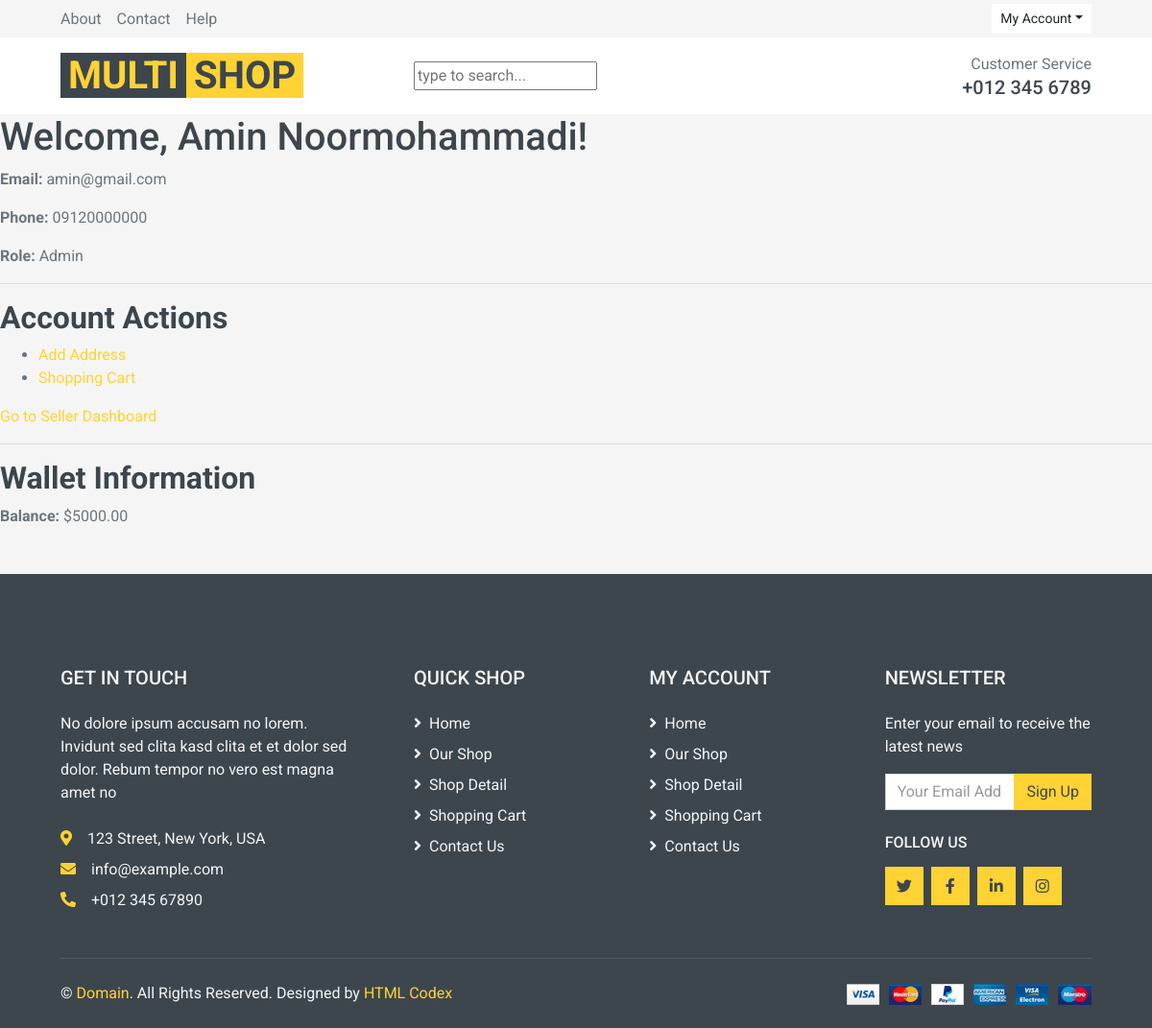
/account/dashboard-user/ (signed in), run on the app's committed database.
### account/models.py (models this page shows, shortened)
class User(AbstractBaseUser):
    email = models.EmailField(
        verbose_name="email address",
        max_length=255,
        unique=True,
    )
    fullname = models.CharField(max_length=255)
    phone = models.CharField(max_length=255, unique=True, null=True, blank=True)
    is_active = models.BooleanField(default=True)
    is_admin = models.BooleanField(default=False)
    is_seller = models.BooleanField(default=False)
    objects = UserManager()
    USERNAME_FIELD = "email"
    REQUIRED_FIELDS = []

class Wallet(models.Model):
    user = models.OneToOneField(User, on_delete=models.CASCADE, related_name='wallet')
    balance = models.DecimalField(max_digits=12, decimal_places=2, default=0.00)
    updated_at = models.DateTimeField(auto_now=True)

### account/views.py (the view)
# urls.py: path("dashboard-user/", views.user_dashboard, name="user_dashboard"),
def user_dashboard(request):
    user = request.user
    wallet = getattr(user, 'wallet', None)
    return render(request, "account/user_dashboard.html", {"user": user, "wallet": wallet})

### account/templates/account/user_dashboard.html (shortened to what this page needs)
{% extends 'base.html' %}
{% load static %}
{% block main %}
    <!DOCTYPE html>
    <html lang="en">
    <head>
    </head>
    <body>
        <h1>Welcome, {{ user.fullname }}!</h1>
        <p><strong>Email:</strong> {{ user.email }}</p>
        <p><strong>Phone:</strong> {{ user.phone }}</p>
        <p><strong>Role:</strong>
            {% if user.is_admin %}
                Admin
            {% elif user.is_seller %}
                Seller
            {% else %}
                Normal User
            {% endif %}
        </p>
        <hr>
        <h2>Account Actions</h2>
        <ul>
            <li><a href="{% url 'account:add_address' %}">Add Address</a></li>
            <li><a href="{% url 'cart:cart_detail' %}">Shopping Cart</a></li>
        </ul>
        {% if user.is_seller %}
            <p><a href="{% url 'account:seller_dashboard' %}">Go to Seller Dashboard</a></p>
        {% endif %}
        <hr>
        <h2>Wallet Information</h2>
        {% if user.wallet %}
            <p><strong>Balance:</strong> ${{ user.wallet.balance }}</p>
        {% else %}
            <p>You do not have a wallet yet. <a href="#">Create one now</a>.</p>
        {% endif %}
    </body>
    </html>
{% endblock %}

### data on the page
User: fullname "Amin Noormohammadi", email "amin@gmail.com", phone "09120000000", wallet.balance "5000.00"
